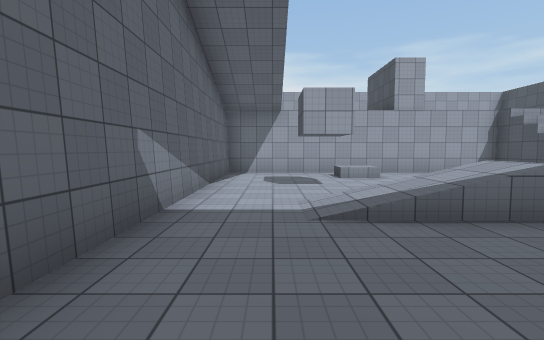
view 1 (above)

13 first-person views from a walk through a Unity game level. The camera is 1.5 m above the floor, tilts 4° down and sees 85° across. The floor is counted in squares, 2 m on a side. Each view is taken from the middle of a square. On the plan, view 1 faces up. The plan holds only what a view shows up to about 10 squares ahead; the rest is blank. The place goes on beyond the plan. The player character is not drawn. Surface patterns are stand-ins for the level's own textures.

view 2
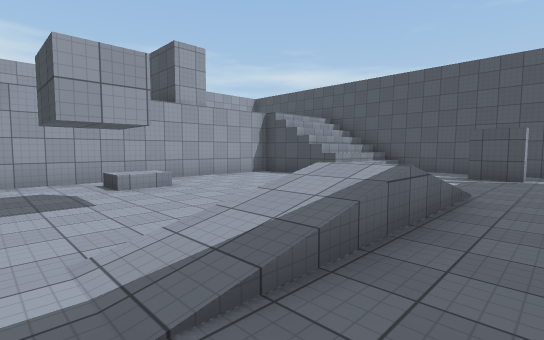

view 3
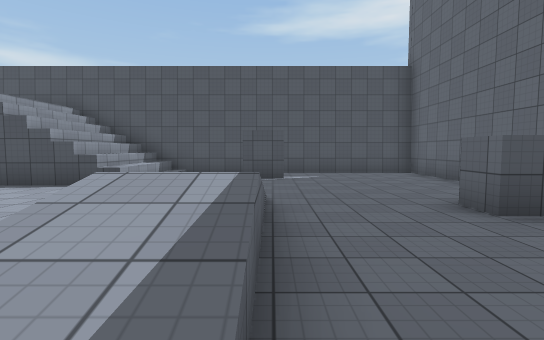

view 4
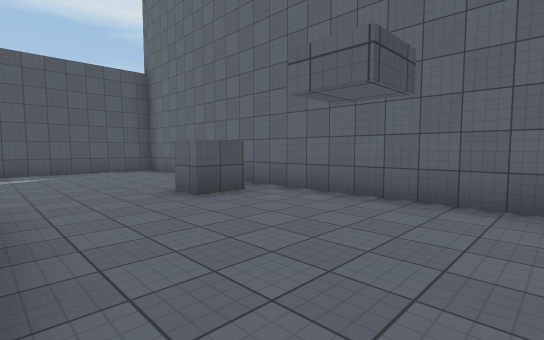

view 5
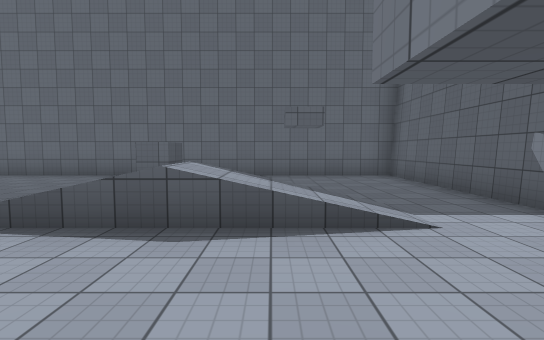

view 6
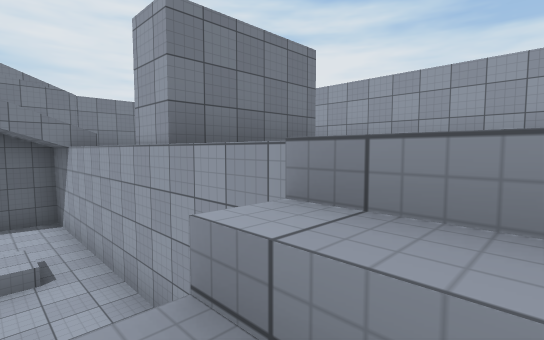

view 7
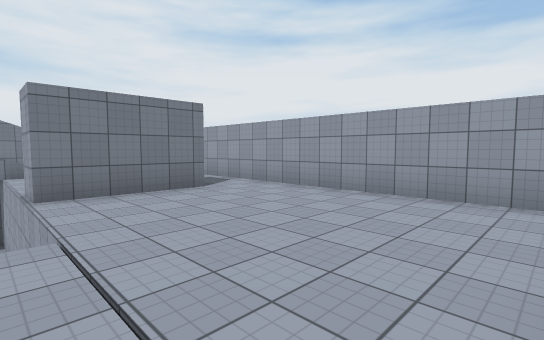

view 8
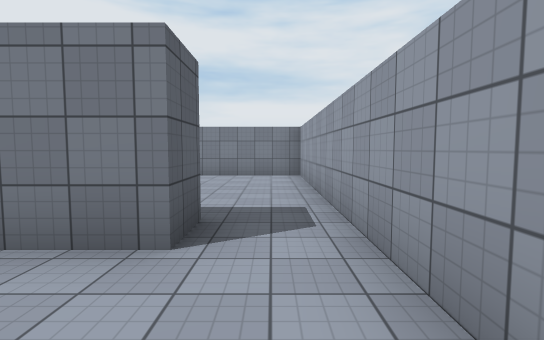

view 9
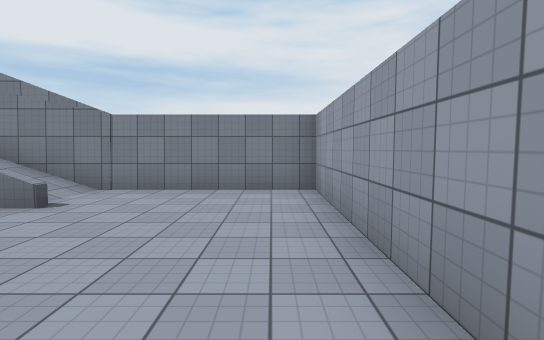

view 10
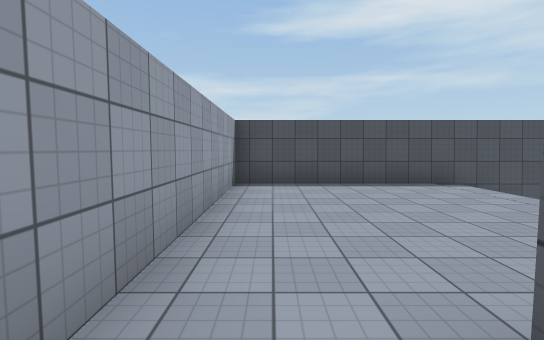

view 11
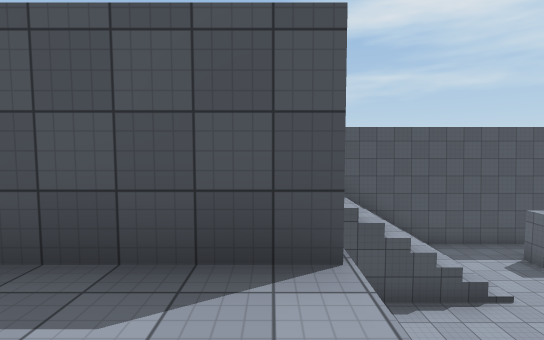

view 12
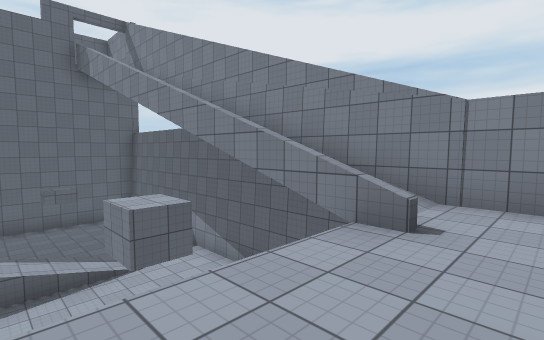

view 13
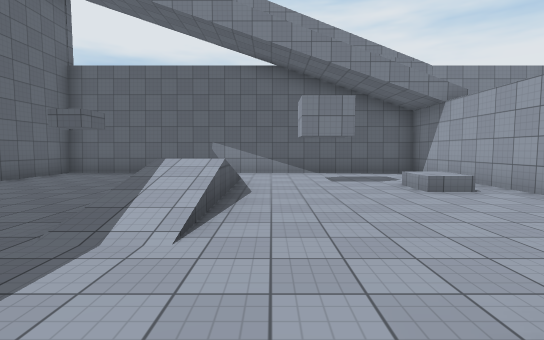

### Floor plan
Key: @ floor where view 1 was taken; # wall or solid block; . main floor; : floor 4 m higher than the main floor; / step, stairs or slope; ^ raised ledge; v drop or lower ground.
Columns run from 2 left of view 1 to 11 right of it. Each row starts with its distance up from view 1.
 14 ##############
 13 #::::::::::::#
 12 #:::::##:::::#
 11 #:::::##:::::#
 10 #:#:::##:::::#
  9 #........#///#
  8 #...^^...v///#
  7 #........#///#
  6 #........////#
  5 #............#
  4 #../////.....#
  3 #../////...#.#
  2 #............#
  1 #............#
  0 #.@....#.....#
 -1 #............#
 -2 ##############

Positions as (right, up) in squares from view 1, and headings:
1: (0, 0), facing up
2: (0, 2), facing up-right
3: (1, 3), facing right
4: (0, 3), facing down-right
5: (2, 7), facing down
6: (8, 8), facing up-left
7: (10, 9), facing up-left
8: (7, 13), facing left
9: (4, 13), facing left
10: (4, 13), facing right
11: (2, 10), facing right
12: (3, 11), facing down-left
13: (8, 5), facing left
